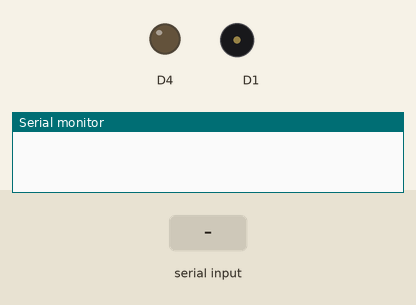
Bench run of a sketch on a simulated ESP8266 (NodeMCU). Shown: output pins drawn as LEDs (lit = HIGH), buzzer (waves = sounding), the last lines printed to the serial monitor. Inputs (shaded band) come from the test bench.

Above: at 1.2 s.
1.3 s: "E" received over Serial
At 2.3 s:
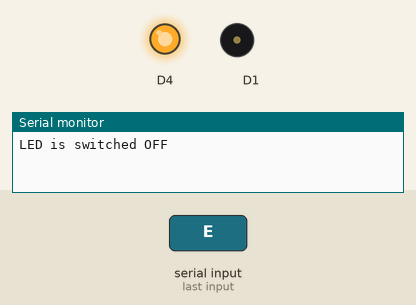
2.9 s: "B" received over Serial
At 3.6 s:
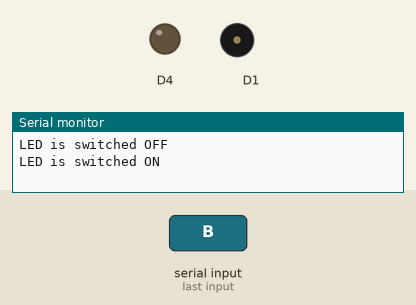
Timing chart, 0 to 5.9 s (numbered marks = the images above; inputs shaded):
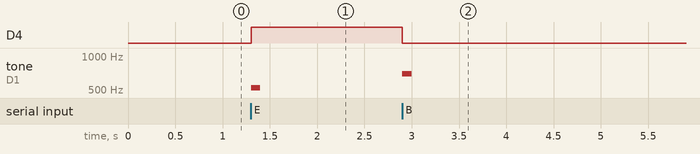

The sketch:

4.Letters_B_E_activates_Buzzer.ino
```cpp
//Program allows for controlling the Buzzer through the Serial Monitor.
//Thus, when the ESP8266 receives my “ON character - B” the Buzzer will be switched on, and,
//when sending my “OFF character - E”, the Buzzer will be switched off.

#include "pitches.h"

byte recievedByte = 0;

//notes in the melody:
int melody[] = {
  NOTE_C5, NOTE_D5, NOTE_F5, NOTE_G5, NOTE_A5, NOTE_B5, NOTE_C6};
int duration = 100; //500 miliseconds

void setup() {
  // initialize digital pin D4 as an output
  Serial.begin(230400);
  pinMode(D4, OUTPUT);
}

// Loop function to run repeatedly:
void loop() {
  if (Serial.available() > 0)          // Is there any character coming through the serial port?
  {
    recievedByte = Serial.read();      // If there is a character, read it.

    if (recievedByte == 'E') {
      digitalWrite(D4, HIGH);         // turn OFF LED
      Serial.println("LED is switched OFF");
      for (int thisNote = 0;
           thisNote < 1; thisNote++) {
        // pin D1 controls the sound, emmiting each note every 'duration' milliseconds
        tone(D1, melody[thisNote], duration);
      }
    }
    else if (recievedByte == 'B') {
      digitalWrite(D4, LOW);          // turn ON LED
      Serial.println("LED is switched ON");
      for (int thisNote = 0;
           thisNote < 3; thisNote++) {
        // pin D1 controls teh sound, emmiting each note every 'duration' milliseconds
        tone(D1, melody[thisNote], duration);
      }
    }
  }
}
```

Measured:
- after the input at 1.3 s, D4: LOW → HIGH at once; tone on D1: silent → 523 Hz at once, → silent 0.10 s later
- after the input at 2.9 s, D4: HIGH → LOW at once; tone on D1: silent → 698 Hz at once, → silent 0.10 s later
